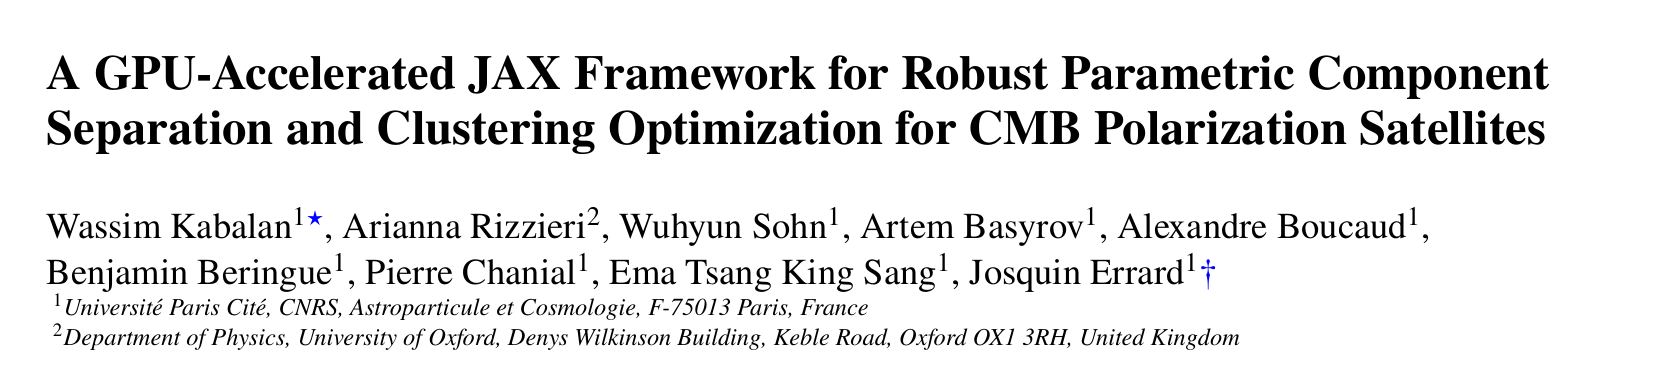

Generate this figure with Python:
#!/usr/bin/env python3
# ENV: shared
"""
Title, authors and affiliations of the paper behind this contribution (Kabalan et al. 2026, RASTI),
cut from page one of the local manuscript, for the last fragment of the results slide.

Output (this directory): paper_crop.png
"""

import subprocess
import sys
import tempfile
from pathlib import Path

HERE = Path(__file__).resolve().parent
sys.path.insert(0, str(HERE.parents[2]))
from _common import skip_if_built

OUT = "paper_crop.png"
skip_if_built(HERE, OUT)

from PIL import Image

PDF = Path("/home/wassim/Projects/CMB/furax-pub/furax-cs-RASTI/FURAX_COMPONENT_SEPARATION.pdf")
if not PDF.exists():
    sys.exit(f"missing {PDF}")
with tempfile.TemporaryDirectory() as tmp:
    subprocess.run(["pdftoppm", "-r", "220", "-f", "1", "-l", "1", "-png", "-singlefile", str(PDF),
                    f"{tmp}/page"], check=True)
    page = Image.open(f"{tmp}/page.png").convert("RGB")
w, h = page.size
page.crop((round(0.045 * w), round(0.075 * h), round(0.955 * w), round(0.233 * h))).save(HERE / OUT)
print(f"wrote {OUT}")
